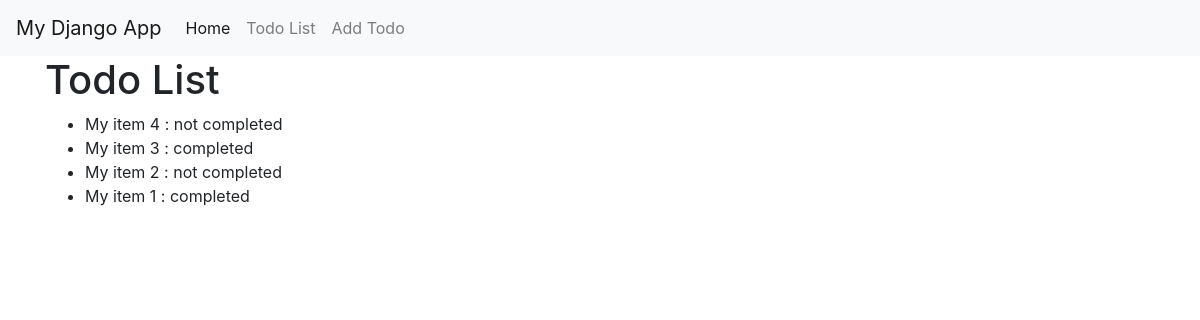
/todo/, run on an earlier commit of the app's database.
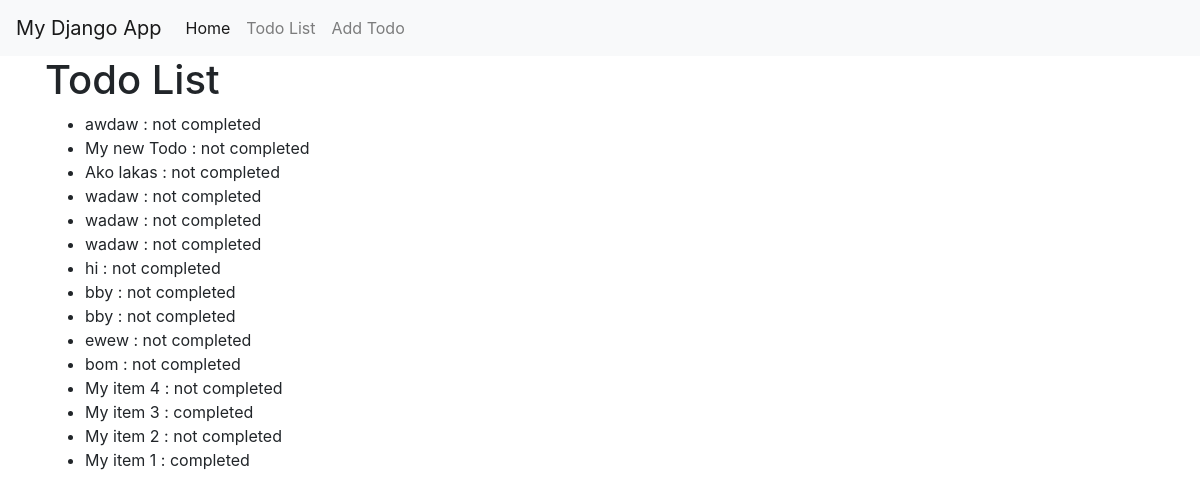
And on a later commit of the database.
### MyCrud/models.py (models this page shows)
class TodoItem(models.Model):
    title = models.CharField(max_length=200)
    completed = models.BooleanField(default=False)

### MyCrud/views.py (the view)
# urls.py: path("todo/", views.show_todo_items, name="show_todo_items"), # map the show_todo_items view to the /todo/ URL
def show_todo_items(request):
    list = TodoItem.objects.all()  # Get all TodoItem objects from the database
    list = list.order_by("-id")  # Order the TodoItem objects by their ID in descending order
    return render(request, "todo_list.html", {"todos" : list}) # Render the todo_list.html template with the list of TodoItem objects

### MyCrud/templates/todo_list.html (shortened to what this page needs)
{% extends "base.html" %}
{% block content %}
<h1> Todo List </h1>
<ul>
    {% for todo in todos %}
    <li>
        {{todo.title}} : {% if todo.completed %} completed {% else %} not completed {% endif %}
    </li>
    {% endfor %}
</ul>
{% endblock %}

### MyCrud/templates/base.html (shortened to what this page needs)
<!DOCTYPE html>
<html lang="en">
  <head>
    <link rel="stylesheet" href="https://stackpath.bootstrapcdn.com/bootstrap/4.3.1/css/bootstrap.min.css"  rel="stylesheet" />
  </head>
  <body>
    <nav class="navbar navbar-expand-lg navbar-light bg-light">
      <a class="navbar-brand" href="#">My Django App</a>
      <div class="collapse navbar-collapse" id="navbarNav">
        <ul class="navbar-nav">
          <li class="nav-item active">
            <a class="nav-link" href="/">Home</a>
          </li>
          <li class="nav-item">
            <a class="nav-link" href="/todo/">Todo List</a>
          </li>
          <li class="nav-item">
            <a class="nav-link" href="/create/">Add Todo</a>
          </li>
        </ul>
      </div>
    </nav>
    <div class="container">{% block content %} {% endblock %}</div>
  </body>
</html>

What changed in the data, as far as the page shows it:
added TodoItem: title "awdaw", completed "not completed"
added TodoItem: title "My new Todo", completed "not completed"
added TodoItem: title "Ako lakas", completed "not completed"
added TodoItem: title "wadaw", completed "not completed"
added TodoItem: title "wadaw", completed "not completed"
added TodoItem: title "wadaw", completed "not completed"
added TodoItem: title "hi", completed "not completed"
added TodoItem: title "bby", completed "not completed"
added TodoItem: title "bby", completed "not completed"
added TodoItem: title "ewew", completed "not completed"
added TodoItem: title "bom", completed "not completed"
